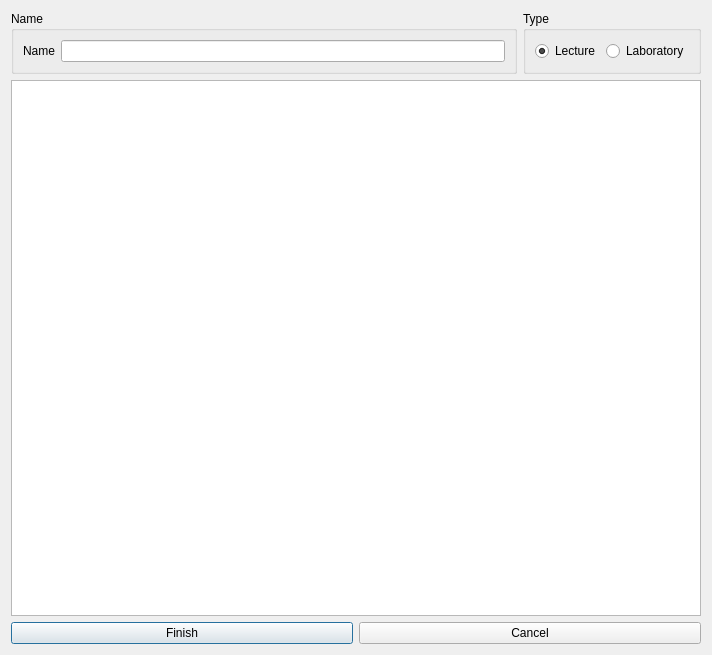
<?xml version="1.0" encoding="UTF-8"?>
<ui version="4.0">
 <class>Dialog</class>
 <widget class="QDialog" name="Dialog">
  <property name="geometry">
   <rect>
    <x>0</x>
    <y>0</y>
    <width>712</width>
    <height>655</height>
   </rect>
  </property>
  <property name="minimumSize">
   <size>
    <width>712</width>
    <height>655</height>
   </size>
  </property>
  <property name="maximumSize">
   <size>
    <width>712</width>
    <height>655</height>
   </size>
  </property>
  <property name="windowTitle">
   <string>Room</string>
  </property>
  <layout class="QVBoxLayout" name="verticalLayout">
   <item>
    <layout class="QGridLayout" name="gridLayout">
     <property name="sizeConstraint">
      <enum>QLayout::SetMinimumSize</enum>
     </property>
     <item row="0" column="3">
      <widget class="QGroupBox" name="groupBox">
       <property name="title">
        <string>Type</string>
       </property>
       <layout class="QHBoxLayout" name="horizontalLayout_2">
        <item>
         <widget class="QRadioButton" name="radioLec">
          <property name="text">
           <string>Lecture</string>
          </property>
          <property name="checked">
           <bool>true</bool>
          </property>
         </widget>
        </item>
        <item>
         <widget class="QRadioButton" name="radioLab">
          <property name="text">
           <string>Laboratory</string>
          </property>
         </widget>
        </item>
       </layout>
      </widget>
     </item>
     <item row="0" column="2">
      <widget class="QGroupBox" name="groupBox_2">
       <property name="title">
        <string>Name</string>
       </property>
       <layout class="QHBoxLayout" name="horizontalLayout_3">
        <item>
         <widget class="QLabel" name="lblName">
          <property name="text">
           <string>Name</string>
          </property>
          <property name="buddy">
           <cstring>lineEditName</cstring>
          </property>
         </widget>
        </item>
        <item>
         <widget class="QLineEdit" name="lineEditName"/>
        </item>
       </layout>
      </widget>
     </item>
    </layout>
   </item>
   <item>
    <widget class="QTableView" name="tableSchedule"/>
   </item>
   <item>
    <layout class="QHBoxLayout" name="horizontalLayout">
     <item>
      <widget class="QPushButton" name="btnFinish">
       <property name="text">
        <string>Finish</string>
       </property>
       <property name="shortcut">
        <string>Ctrl+S</string>
       </property>
      </widget>
     </item>
     <item>
      <widget class="QPushButton" name="btnCancel">
       <property name="text">
        <string>Cancel</string>
       </property>
      </widget>
     </item>
    </layout>
   </item>
  </layout>
 </widget>
 <tabstops>
  <tabstop>lineEditName</tabstop>
  <tabstop>radioLec</tabstop>
  <tabstop>radioLab</tabstop>
  <tabstop>tableSchedule</tabstop>
  <tabstop>btnFinish</tabstop>
  <tabstop>btnCancel</tabstop>
 </tabstops>
 <resources/>
 <connections/>
</ui>
